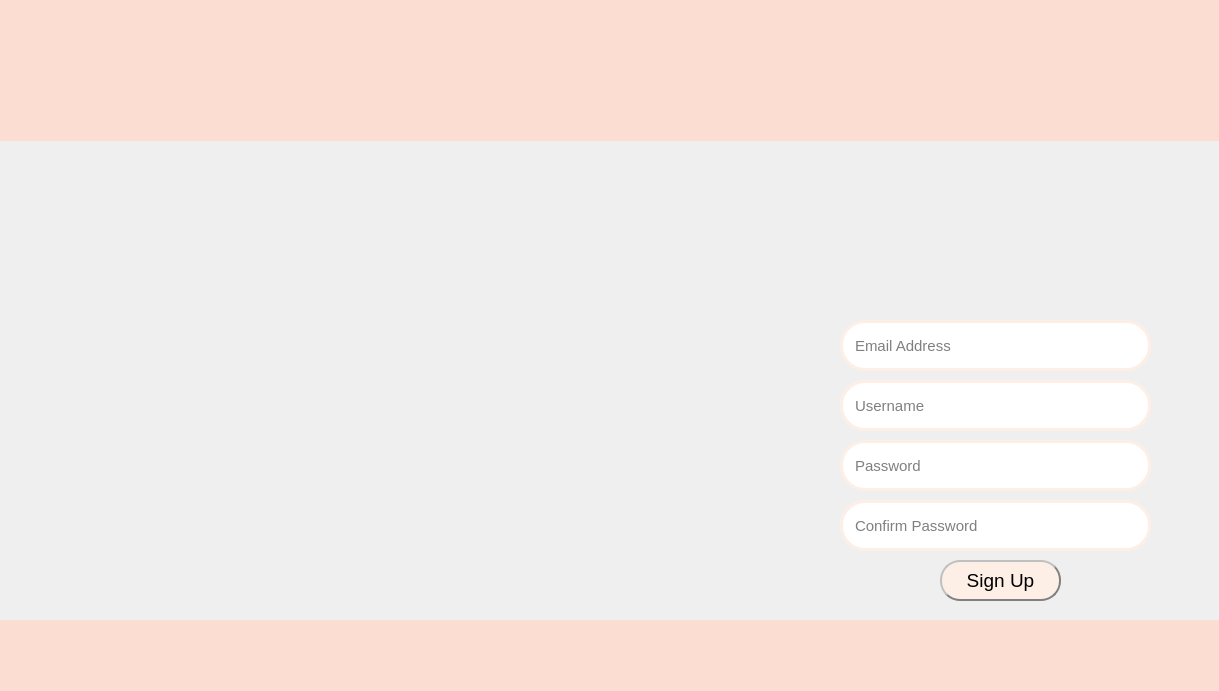
<?xml version="1.0" encoding="UTF-8"?>
<ui version="4.0">
 <class>SignupPage</class>
 <widget class="QDialog" name="SignupPage">
  <property name="geometry">
   <rect>
    <x>0</x>
    <y>0</y>
    <width>1219</width>
    <height>691</height>
   </rect>
  </property>
  <property name="windowTitle">
   <string>Dialog</string>
  </property>
  <property name="styleSheet">
   <string notr="true"/>
  </property>
  <widget class="QLineEdit" name="signup_email">
   <property name="geometry">
    <rect>
     <x>840</x>
     <y>320</y>
     <width>311</width>
     <height>51</height>
    </rect>
   </property>
   <property name="font">
    <font>
     <pointsize>-1</pointsize>
    </font>
   </property>
   <property name="styleSheet">
    <string notr="true">background-color: white;
border: 3px solid #fdefe6;
border-radius: 25px;
padding: 10px;
font-size: 15px;
font-color:gray;
</string>
   </property>
   <property name="text">
    <string/>
   </property>
   <property name="placeholderText">
    <string>Email Address</string>
   </property>
  </widget>
  <widget class="QPushButton" name="signup_btn_signup">
   <property name="geometry">
    <rect>
     <x>940</x>
     <y>560</y>
     <width>121</width>
     <height>41</height>
    </rect>
   </property>
   <property name="font">
    <font>
     <family>MS Shell Dlg 2</family>
     <pointsize>14</pointsize>
    </font>
   </property>
   <property name="styleSheet">
    <string notr="true">QPushButton{
background-color: #fdefe6;
border-style:outset;
border-width: 2px;
border-color:gray;
border-radius: 20px;

}

QPushButton:hover{
background-color: #white;
border-style:inset;
color: #fdefe6;
}

</string>
   </property>
   <property name="text">
    <string>Sign Up</string>
   </property>
  </widget>
  <widget class="QLabel" name="label">
   <property name="geometry">
    <rect>
     <x>0</x>
     <y>0</y>
     <width>1261</width>
     <height>871</height>
    </rect>
   </property>
   <property name="text">
    <string/>
   </property>
   <property name="pixmap">
    <pixmap>../images/Untitled-1-01-01.jpg</pixmap>
   </property>
   <property name="scaledContents">
    <bool>true</bool>
   </property>
  </widget>
  <widget class="QLineEdit" name="signup_password">
   <property name="geometry">
    <rect>
     <x>840</x>
     <y>440</y>
     <width>311</width>
     <height>51</height>
    </rect>
   </property>
   <property name="font">
    <font>
     <pointsize>-1</pointsize>
    </font>
   </property>
   <property name="styleSheet">
    <string notr="true">background-color: white;
border: 3px solid #fdefe6;
border-radius: 25px;
padding: 10px;
font-size: 15px;
font-color:gray;
</string>
   </property>
   <property name="echoMode">
    <enum>QLineEdit::Password</enum>
   </property>
   <property name="placeholderText">
    <string>Password</string>
   </property>
  </widget>
  <widget class="QLineEdit" name="signup_username">
   <property name="geometry">
    <rect>
     <x>840</x>
     <y>380</y>
     <width>311</width>
     <height>51</height>
    </rect>
   </property>
   <property name="font">
    <font>
     <pointsize>-1</pointsize>
    </font>
   </property>
   <property name="styleSheet">
    <string notr="true">background-color: white;
border: 3px solid #fdefe6;
border-radius: 25px;
padding: 10px;
font-size: 15px;
font-color:gray;
</string>
   </property>
   <property name="placeholderText">
    <string>Username</string>
   </property>
  </widget>
  <widget class="QLineEdit" name="signup_repassword">
   <property name="geometry">
    <rect>
     <x>840</x>
     <y>500</y>
     <width>311</width>
     <height>51</height>
    </rect>
   </property>
   <property name="font">
    <font>
     <pointsize>-1</pointsize>
    </font>
   </property>
   <property name="styleSheet">
    <string notr="true">background-color: white;
border: 3px solid #fdefe6;
border-radius: 25px;
padding: 10px;
font-size: 15px;
font-color:gray;
</string>
   </property>
   <property name="echoMode">
    <enum>QLineEdit::Password</enum>
   </property>
   <property name="placeholderText">
    <string>Confirm Password</string>
   </property>
  </widget>
  <widget class="QLabel" name="icon">
   <property name="geometry">
    <rect>
     <x>-10</x>
     <y>130</y>
     <width>861</width>
     <height>501</height>
    </rect>
   </property>
   <property name="styleSheet">
    <string notr="true">border-radius: 50%;</string>
   </property>
   <property name="text">
    <string/>
   </property>
   <property name="pixmap">
    <pixmap>../images/res-01.png</pixmap>
   </property>
   <property name="scaledContents">
    <bool>true</bool>
   </property>
  </widget>
  <widget class="QLabel" name="login_background_4">
   <property name="geometry">
    <rect>
     <x>0</x>
     <y>0</y>
     <width>1281</width>
     <height>141</height>
    </rect>
   </property>
   <property name="mouseTracking">
    <bool>true</bool>
   </property>
   <property name="styleSheet">
    <string notr="true">background-color: #fbddd2;</string>
   </property>
   <property name="text">
    <string/>
   </property>
  </widget>
  <widget class="QLabel" name="label_3">
   <property name="geometry">
    <rect>
     <x>910</x>
     <y>10</y>
     <width>211</width>
     <height>121</height>
    </rect>
   </property>
   <property name="text">
    <string/>
   </property>
   <property name="pixmap">
    <pixmap>../images/logo-01.png</pixmap>
   </property>
   <property name="scaledContents">
    <bool>true</bool>
   </property>
  </widget>
  <widget class="QLabel" name="login_background_5">
   <property name="geometry">
    <rect>
     <x>-10</x>
     <y>620</y>
     <width>1281</width>
     <height>141</height>
    </rect>
   </property>
   <property name="mouseTracking">
    <bool>true</bool>
   </property>
   <property name="styleSheet">
    <string notr="true">background-color: #fbddd2;</string>
   </property>
   <property name="text">
    <string/>
   </property>
  </widget>
  <widget class="QLabel" name="label_4">
   <property name="geometry">
    <rect>
     <x>910</x>
     <y>160</y>
     <width>161</width>
     <height>151</height>
    </rect>
   </property>
   <property name="text">
    <string/>
   </property>
   <property name="pixmap">
    <pixmap>../images/1-01.png</pixmap>
   </property>
   <property name="scaledContents">
    <bool>true</bool>
   </property>
  </widget>
  <zorder>label</zorder>
  <zorder>signup_email</zorder>
  <zorder>signup_btn_signup</zorder>
  <zorder>signup_password</zorder>
  <zorder>signup_username</zorder>
  <zorder>signup_repassword</zorder>
  <zorder>icon</zorder>
  <zorder>login_background_4</zorder>
  <zorder>label_3</zorder>
  <zorder>login_background_5</zorder>
  <zorder>label_4</zorder>
 </widget>
 <resources/>
 <connections/>
</ui>
